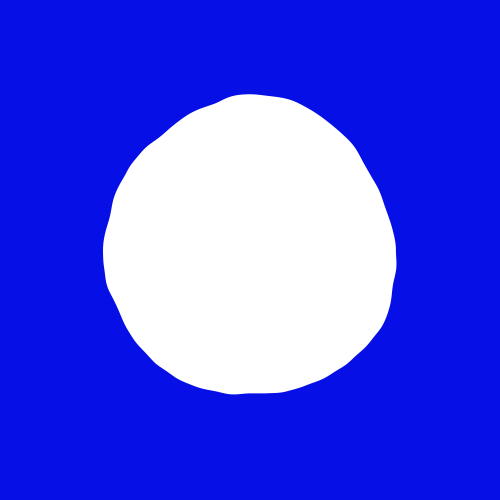
Frame 1 (no input)
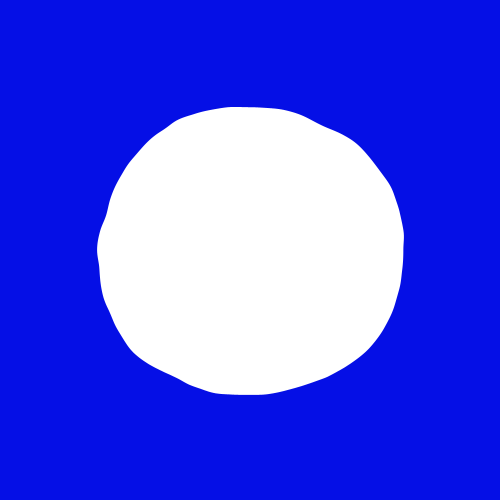
Frame 60 (the mouse pressed at the canvas centre just before this capture)
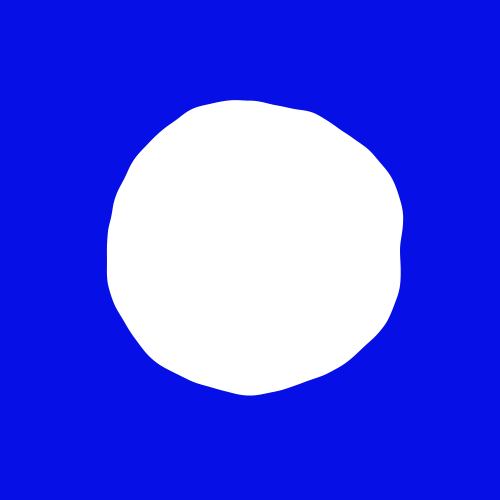
Frame 120 (the mouse held since frame 60 and released just before this capture)

The Processing sketch that drew these frames (run headless with seeded random() and noise(); from frame 60 on, the mouse is pressed at the canvas centre):

// Processing sketch: sketch_06032017
// ── sketch_06032017.pde
Blob blob;

void setup(){
  size(500,500);
  smooth();
  blob = new Blob(width/2, height/2, 150);
}

void draw(){
  background(5,15,230);
  blob.show();
}
// ── Blob.pde
class Blob{
  PVector pos;
  float radius;
  PVector vel;
  float yoff = 0;
  float ctr = random(10);
  Blob(float x, float y, float r){
    pos = new PVector(x,y);
    radius = r;
    vel = new PVector(0,0);
  }
  
  void show(){
    noStroke();
    fill(255);
    pushMatrix();
    translate(pos.x, pos.y);
    beginShape();
    for(float a = 0; a < TWO_PI; a+=PI/200){
      float x = cos(a);
      float y = sin(a);
      float noi = noise(x+1, y+1, ctr);
      float d = radius + map(noi, 0,1, -20,20);
      vertex(d * x, d * y);
    }
    endShape();
    popMatrix();
    ctr += 0.04;
  }
}
